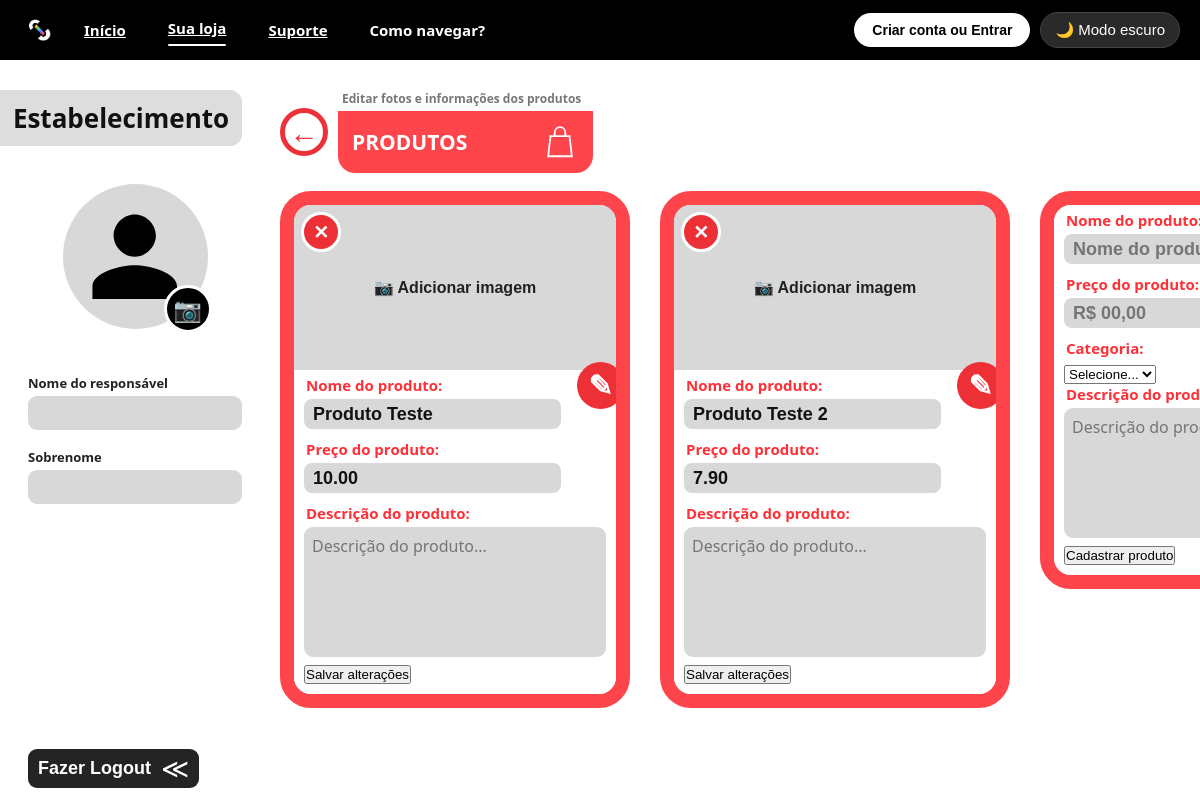
The page /produtos-loja/ on the database its author committed.
### AppStoreLink/models.py (models this page shows, shortened)
class Produto(models.Model):
    id_produto = models.AutoField(primary_key=True)
    nome_produto = models.CharField(max_length=100)
    preco = models.DecimalField(max_digits=10, decimal_places=2)
    descricao = models.TextField(blank=True, null=True)
    foto = models.CharField(max_length=255, blank=True, null=True)
    id_loja = models.ForeignKey(
        Loja, on_delete=models.CASCADE, db_column="id_loja"
    )
    id_categoria = models.ForeignKey(
        Categoria, on_delete=models.CASCADE, db_column="id_categoria"
    )

### AppStoreLink/views.py (the view)
# urls.py: path('produtos-loja/', produtos_loja, name='produtos-loja'),
def produtos_loja(request):
    produtos = Produto.objects.all()
    categorias = Categoria.objects.all()
    return render(request, 'AppStoreLink/produtos-loja.html', {
        'produtos': produtos,
        'categorias': categorias,
    })

### AppStoreLink/context_processors.py (called while the page is built)
def usuario_logado(request): # -> define a função que chama a cada renderização
    usuario_id = request.session.get('usuario_id') # -> essa linha define que um 'usuario_id' e logado, e nao logado e um 'None'
    usuario = Usuario.objects.filter(pk=usuario_id).first() if usuario_id else None # -> verifica se o 'usuario_id' tem valor, caso nao, retorna 'None'
    return {'usuario_logado': usuario} # -> a chave 'usuario_logado' vira o nome da var. em templates

### templates/AppStoreLink/produtos-loja.html (shortened to what this page needs)
{% load static %}
<!DOCTYPE html>
<html lang="pt-BR">
<head>
  <link
    rel="stylesheet"
    href="{% static 'AppStoreLink/styles/style.css' %}"
  >
  <link
    rel="stylesheet"
    href="{% static 'AppStoreLink/styles/produtos-loja.css' %}"
  >
  <link rel="stylesheet" href="{% static 'AppStoreLink/styles/mensagens.css' %}">
</head>
<body>
  <div class="topbar">
    <div class="logo-icon">
      <img
        src="{% static 'AppStoreLink/images/icon-dark.png' %}"
        alt="StoreLink"
      >
    </div>
    <a
      class="nav-btn"
      href="{% url 'index' %}"
    >
      Início
    </a>
    <a
      class="nav-btn active"
      href="{% url 'perfil-loja' %}"
    >
      Sua loja
    </a>
    <a
      id="suporte"
      class="nav-btn"
      href="{% url 'suporte' %}"
    >
      Suporte
    </a>
    <a
      class="nav-btn"
      onclick="setActiveNav(this)"
    >
      Como navegar?
    </a>
    {% if request.user.is_authenticated %}
      <button
        type="button"
        class="nav-account-btn"
        data-url="{% url 'perfil-consumidor' %}"
        onclick="location.href=this.dataset.url"
      >
        👤 Minha conta
      </button>
    {% else %}
      <button
        type="button"
        class="nav-account-btn"
        data-url="{% url 'cadastro' %}"
        onclick="location.href=this.dataset.url"
      >
        Criar conta ou Entrar
      </button>
    {% endif %}
    <button
      type="button"
      class="theme-toggle"
      onclick="toggleTheme(this)"
    >
      🌙 Modo escuro
    </button>
  </div>
  <main class="produto-page">
    <aside class="produto-perfil">
      <div class="produto-badge">
        Estabelecimento
      </div>
      <div class="produto-avatar-wrap">
        <label
          class="produto-avatar"
          for="foto-responsavel-produto"
        >
          <svg
            viewBox="0 0 24 24"
            aria-hidden="true"
          >
            <path
              d="
                M12 12
                c2.7 0 5-2.3 5-5
                s-2.3-5-5-5
                -5 2.3-5 5
                2.3 5 5 5
                z
                m0 2
                c-3.3 0-10 1.7-10 5
                v3
                h20
                v-3
                c0-3.3-6.7-5-10-5
                z
              "
            />
          </svg>
        </label>
        <label
          class="produto-camera-badge"
          for="foto-responsavel-produto"
          title="Adicionar foto"
        >
          📷
        </label>
      </div>
      <div class="produto-perfil-fields">
        <div class="produto-perfil-field">
          <label>
            Nome do responsável
          </label>
          <input
            type="text"
            value="{{ request.AppStoreLink_usuario.nome }}"
          >
        </div>
        <div class="produto-perfil-field">
          <label>
            Sobrenome
          </label>
          <input
            type="text"
            value="{{ request.AppStoreLink_usuario.sobrenome }}"
          >
        </div>
      </div>
      <button
        type="button"
        class="produto-logout"
      >
        Fazer Logout
        <span>
          ≪
        </span>
      </button>
    </aside>
    <section class="produto-conteudo">
      <div class="produto-topo">
        <a
          class="produto-voltar"
          href="{% url 'perfil-loja' %}"
          aria-label="Voltar"
          title="Voltar"
        >
          ←
        </a>
        <div class="produto-topo-info">
          <p class="produto-editar-texto">
            Editar fotos e informações dos produtos
          </p>
          <div class="produto-titulo-box">
            <h1>
              PRODUTOS
            </h1>
            <svg
              class="produto-sacola"
              viewBox="0 0 64 64"
              fill="none"
              aria-hidden="true"
            >
              <path
                d="M16 22H48L52 56H12L16 22Z"
                stroke="currentColor"
                stroke-width="3"
              />
              <path
                d="
                  M23 23
                  V17
                  C23 11 27 7 32 7
                  C37 7 41 11 41 17
                  V23
                "
                stroke="currentColor"
                stroke-width="3"
              />
            </svg>
          </div>
        </div>
      </div>
      <div
        class="produto-cards-scroll"
        id="produtoCards"
      >
        {% for produto in produtos %}
          <div class="produto-card">
            <form
              method="POST"
              action="{% url 'produto-excluir' produto.id_produto %}"
              style="display: contents;"
              onsubmit="return confirm('Excluir o produto {{ produto.nome_produto|escapejs }}? Essa ação não pode ser desfeita.');"
            >
              <button
                type="submit"
                class="produto-excluir-card"
                aria-label="Excluir produto"
                title="Excluir produto"
              >
                ✕
              </button>
            </form>
            <div class="produto-imagem">
              {% if produto.foto %}
                <img
                  class="produto-preview produto-preview-existente"
                  src="{{ produto.foto }}"
                  alt="{{ produto.nome_produto }}"
                >
                <button
                  type="button"
                  class="produto-trocar-imagem"
                  aria-label="Trocar imagem"
                  title="Trocar imagem"
                >
                  ✎
                </button>
              {% else %}
                <button
                  type="button"
                  class="produto-botao-imagem"
                >
                  📷 Adicionar imagem
                </button>
              {% endif %}
            </div>
            <div class="produto-card-conteudo">
              <button
                type="button"
                class="produto-editar-info"
                aria-label="Editar informações"
                title="Editar informações"
              >
                ✎
              </button>
              <form method="POST" action="{% url 'produto-editar' produto.id_produto %}">
                <label>Nome do produto:</label>
                <input
                  type="text"
                  name="nome_produto"
                  value="{{ produto.nome_produto }}"
                  placeholder="Nome do produto"
                >
                <label>Preço do produto:</label>
                <input
                  type="text"
                  name="preco_produto"
                  value="{{ produto.preco }}"
                  placeholder="R$ 00,00"
                >
                <label>Descrição do produto:</label>
                <textarea
                  name="descricao_produto"
                  placeholder="Descrição do produto..."
                >{{ produto.descricao|default:'' }}</textarea>
                <button type="submit" class="produto-salvar">Salvar alterações</button>
              </form>
            </div>
          </div>
        {% endfor %}
        <div class="produto-card">
          <div class="produto-card-conteudo">
            <form method="POST" action="{% url 'produto-criar' %}">
              <label>Nome do produto:</label>
              <input
                type="text"
                name="nome_produto"
                placeholder="Nome do produto"
                required
              >
              <label>Preço do produto:</label>
              <input
                type="text"
                name="preco_produto"
                placeholder="R$ 00,00"
                required
              >
              <label>Categoria:</label>
              <select name="id_categoria" required>
                <option value="">Selecione...</option>
              </select>
              <label>Descrição do produto:</label>
              <textarea
                name="descricao_produto"
                placeholder="Descrição do produto..."
              ></textarea>
              <button type="submit" class="produto-salvar">Cadastrar produto</button>
            </form>
          </div>
        </div>
      </div>
    </section>
  </main>
</body>
</html>

### AppStoreLink/static/AppStoreLink/styles/style.css (style rules this page uses)
* { margin: 0; padding: 0; box-sizing: border-box; }
:root { --bg-page: #ffffff; --text-color: #222222; --hint-color: #b8b8b8; --topbar-bg: #000000; --search-bg: #000000; }
body { font-family: 'Segoe UI', Arial, sans-serif; background: var(--bg-page); color: var(--text-color); transition: background 0.25s ease, color 0.25s ease; }
.topbar { background: var(--topbar-bg); display: flex; align-items: center; padding: 10px 20px; gap: 10px; position: relative; z-index: 200; }
.logo-icon { width: 38px; height: 38px; background: transparent; border-radius: 8px; display: flex; align-items: center; justify-content: center; overflow: hidden; padding: 4px; }
.logo-icon img { width: 100%; height: 100%; object-fit: contain; }
.nav-btn { position: relative; background: transparent; border: none; color: #fff; font-weight: 600; font-size: 15px; padding: 10px 16px; border-radius: 6px; cursor: pointer; transition: transform 0.2s ease, color 0.2s ease, background 0.2s ease; }
.nav-btn.active { color: #fff; transform: translateY(-2px); }
.nav-btn.active::after { content: ""; position: absolute; left: 16px; right: 16px; bottom: 2px; height: 2px; border-radius: 2px; background: #fff; }
.nav-account-btn { margin-left: auto; background: #fff; color: #000; border: none; font-weight: 700; font-size: 14px; padding: 9px 18px; border-radius: 20px; cursor: pointer; display: flex; align-items: center; gap: 6px; transition: transform 0.2s ease, filter 0.2s ease; }
.theme-toggle { background: #2a2a2a; border: 1px solid #444; color: #fff; font-size: 15px; padding: 8px 14px; border-radius: 20px; cursor: pointer; display: flex; align-items: center; gap: 6px; }

### rows shown on the page
Produto: shows "📷 Adicionar imagem", nome_produto "Produto Teste", preco_produto "10.00"
Produto: shows "📷 Adicionar imagem", nome_produto "Produto Teste 2", preco_produto "7.90"
